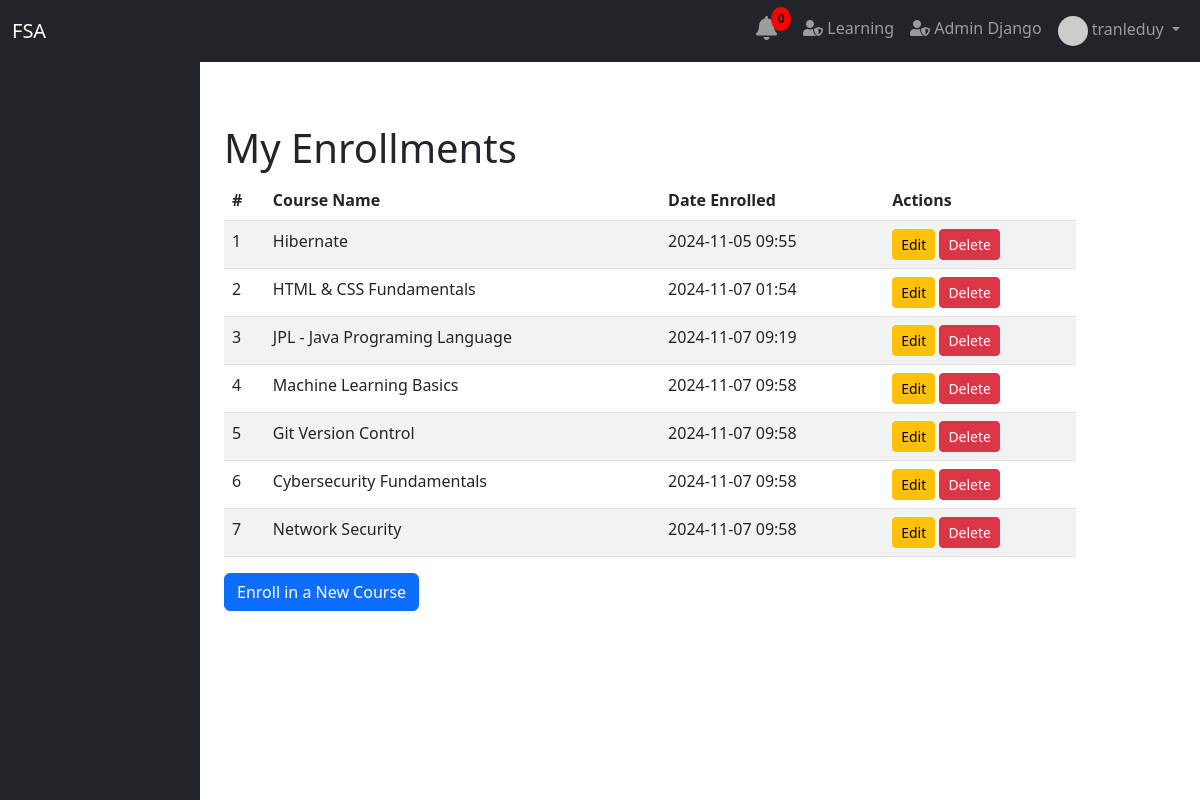
Page /group_enrollment/my-courses/ (signed in) on the committed database.
### user/models.py (models this page shows)
class User(AbstractUser):
    date_joined = models.DateTimeField(auto_now_add=True)
    training_programs = models.ManyToManyField(TrainingProgram, blank=True)
    modules = models.ManyToManyField(Module, related_name='assigned_users', blank=True)
    groups = models.ManyToManyField(
        Group,
        blank=True,
        help_text='The groups this user belongs to.',
        verbose_name='groups',
        related_name='custom_user_groups',
    )
    user_permissions = models.ManyToManyField(
        Permission,
        blank=True,
        help_text='Specific permissions for this user.',
        verbose_name='user permissions',
        related_name='custom_user_permissions',
    )

### course/models.py (models this page shows, shortened)
class Enrollment(models.Model):
    student = models.ForeignKey(settings.AUTH_USER_MODEL, on_delete=models.CASCADE, related_name='enrollments')
    course = models.ForeignKey(Course, on_delete=models.CASCADE, related_name='enrollments')
    date_enrolled = models.DateTimeField(auto_now_add=True)
    date_unenrolled = models.DateTimeField(null=True, blank=True)
    is_active = models.BooleanField(default=True)
    class Meta:
        unique_together = ('student', 'course')

class Course(models.Model):
    course_name = models.CharField(max_length=255, unique=True)
    course_code = models.CharField(max_length=20, unique=True, blank=True, null=True)
    description = models.TextField(blank=True, null=True)
    creator = models.ForeignKey(settings.AUTH_USER_MODEL, on_delete=models.SET_NULL, null=True, blank=True, related_name='created_courses')
    instructor = models.ForeignKey(settings.AUTH_USER_MODEL, on_delete=models.SET_NULL, null=True, blank=True, related_name='taught_courses')
    published = models.BooleanField(default=False)
    prerequisites = models.ManyToManyField('self', symmetrical=False, blank=True, related_name='is_prerequisite_for')
    tags = models.ManyToManyField('Tag', blank=True, related_name='courses')
    image = models.ImageField(upload_to='course_images/', null=True, blank=True)
    price = models.FloatField(default=0)  # Thêm giá trị mặc định nếu cần
    discount = models.FloatField(default=0)

### group_enrollment/views.py (the view)
# urls.py: path('my-courses/', views.enrollment_list, name='enrollment_list'),
def enrollment_list(request):
    enrollments = Enrollment.objects.filter(student=request.user)
    return render(request, 'enrollment/enrollment_list.html', {'enrollments': enrollments})

### group_enrollment/templates/enrollment/enrollment_list.html (shortened to what this page needs)
{% extends 'base.html' %}
{% block content %}
    <div class="container mt-5">
        <h1>My Enrollments</h1>
        {% if enrollments %}
            <table class="table table-striped">
                <thead>
                    <tr>
                        <th>#</th>
                        <th>Course Name</th>
                        <th>Date Enrolled</th>
                        <th>Actions</th>
                    </tr>
                </thead>
                <tbody>
                    {% for enrollment in enrollments %}
                        <tr>
                            <td>{{ forloop.counter }}</td>
                            <td>{{ enrollment.course.course_name }}</td>
                            <td>{{ enrollment.date_enrolled|date:"Y-m-d H:i" }}</td>
                            <td>
                                <a href="{% url 'group_enrollment:edit_enrollment' enrollment.id %}" class="btn btn-warning btn-sm">Edit</a>
                                <form action="{% url 'group_enrollment:delete_enrollment' enrollment.id %}" method="POST" style="display:inline;">
                                    <button type="submit" class="btn btn-danger btn-sm" onclick="return confirm('Are you sure you want to delete this enrollment?');">Delete</button>
                                </form>
                            </td>
                        </tr>
                    {% endfor %}
                </tbody>
            </table>
        {% else %}
            <div class="alert alert-info">You are not enrolled in any courses.</div>
        {% endif %}
        <a href="{% url 'group_enrollment:enroll_student' %}" class="btn btn-primary">Enroll in a New Course</a>
    </div>
{% endblock %}

### main/templates/admin_sidebar.html (shortened to what this page needs)
<!DOCTYPE html>
<html lang="en">
<head>
    <link href="https://cdn.jsdelivr.net/npm/bootstrap@5.3.0-alpha1/dist/css/bootstrap.min.css" rel="stylesheet">
    <link rel="stylesheet" href="https://cdnjs.cloudflare.com/ajax/libs/font-awesome/5.15.4/css/all.min.css">
</head>
<body>
    <nav class="navbar navbar-expand-lg navbar-dark bg-dark fixed-top">
        <div class="container-fluid">
            <a class="navbar-brand" href="{% url 'main:home' %}">FSA</a>
            <div class="collapse navbar-collapse" id="navbarNav">
                <ul class="navbar-nav ms-auto">
                    {% if request.user.is_authenticated %}
                        {% include 'notification_bell.html' %}
                        <li class="nav-item">
                            <a class="nav-link" href="{% url 'student_portal:course_list' %}">
                                <i class="fas fa-user-shield"></i> Learning
                            </a>
                        </li>
                        <li class="nav-item">
                            <a class="nav-link" href="{% url 'admin:index' %}" target="_blank">
                                <i class="fas fa-user-shield"></i> Admin Django
                            </a>
                        </li>
                        <li class="nav-item dropdown">
                            <a class="nav-link dropdown-toggle" href="#" id="userDropdown" role="button" data-bs-toggle="dropdown" aria-expanded="false">
                                {% if request.user.profile.profile_picture_url %}
                                    <img src="{{ request.user.profile.profile_picture_url }}" alt="Profile Picture" class="rounded-circle" width="30" height="30">
                                {% endif %}
                                {{ request.user.get_full_name|default:request.user.username }}
                            </a>
                        </li>
                    {% else %}
                        <li class="nav-item"><a class="nav-link" href="{% url 'main:register_email' %}">Register</a></li>
                        <li class="nav-item"><a class="nav-link" href="{% url 'main:login' %}">Login</a></li>
                    {% endif %}
                </ul>
            </div>
        </div>
    </nav>
    <div class="container-fluid">
        <div class="row">
            <nav id="sidebar" class="col-md-3 col-lg-2 bg-dark pt-3 vh-100 d-flex flex-column position-fixed" style="height: 100vh; overflow-y: auto;">
            </nav>
        </div>
    </div>
</body>
</html>

### rows in the picture
User: user.get_full_name "tranleduy"
Enrollment: course.course_name "Hibernate", date_enrolled "2024-11-05 09:55"
Enrollment: course.course_name "HTML & CSS Fundamentals", date_enrolled "2024-11-07 01:54"
Enrollment: course.course_name "JPL - Java Programing Language", date_enrolled "2024-11-07 09:19"
Enrollment: course.course_name "Machine Learning Basics", date_enrolled "2024-11-07 09:58"
Enrollment: course.course_name "Git Version Control", date_enrolled "2024-11-07 09:58"
Enrollment: course.course_name "Cybersecurity Fundamentals", date_enrolled "2024-11-07 09:58"
Enrollment: course.course_name "Network Security", date_enrolled "2024-11-07 09:58"
